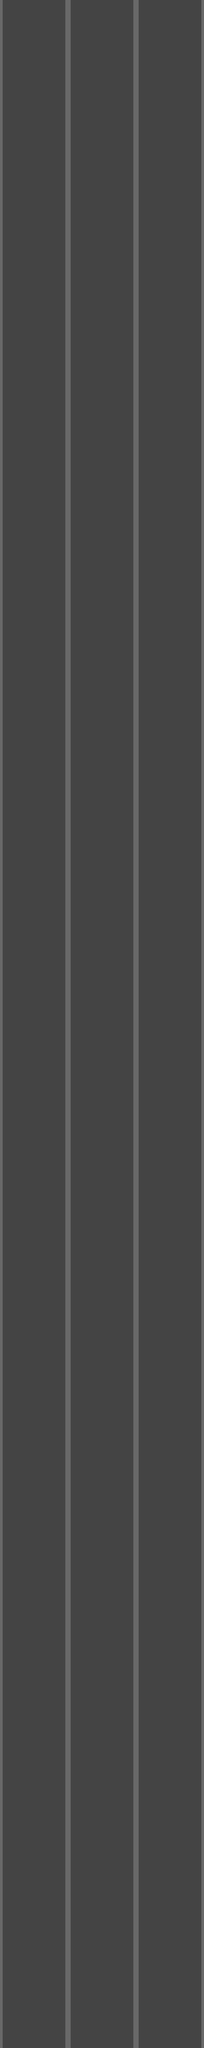

A 2D game scene composited from a Tiled map and its tileset images. What follows is a short description and the map's XML, with each tile layer's data collapsed to a summary:
An orthogonal 3x30 tile map with 256x256 px tiles, 1 tile layer (Calque de Tile 1).

<map version="1.0" orientation="orthogonal" renderorder="right-down" width="3" height="30" tilewidth="256" tileheight="256" nextobjectid="1">
 <tileset firstgid="1" name="tile" tilewidth="256" tileheight="256" tilecount="1" columns="1">
  <image source="tile.png" width="256" height="256" />
 </tileset>
 <layer name="Calque de Tile 1" width="3" height="30">
  <data>[90 cells, 90 non-empty, 1 distinct tile ids]</data>
 </layer>
</map>